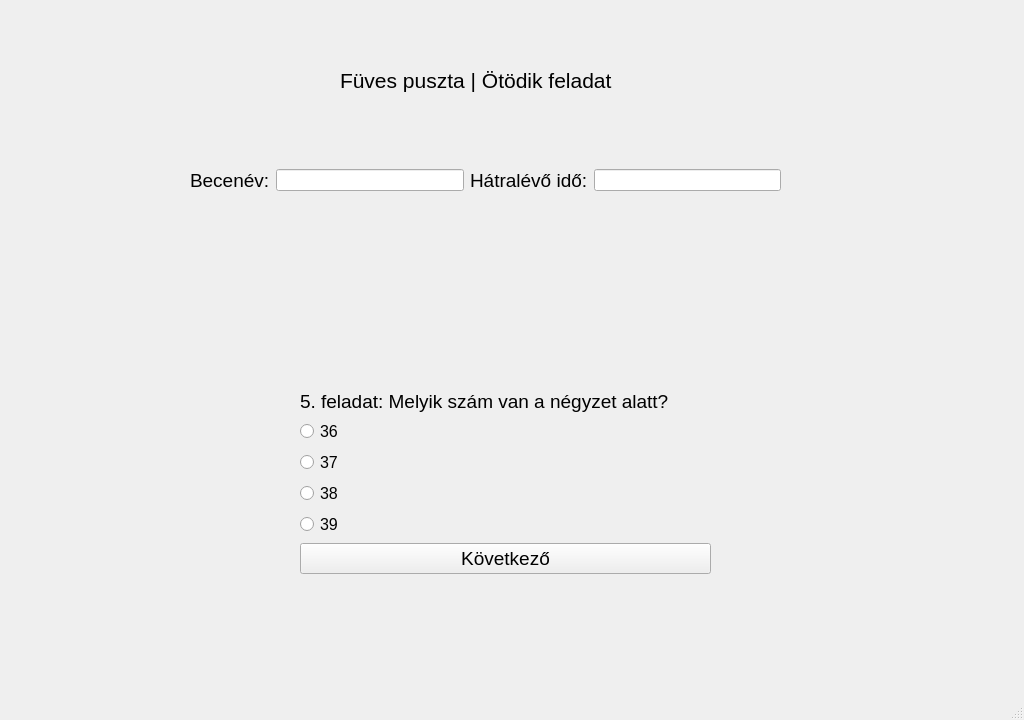
<?xml version="1.0" encoding="UTF-8"?>
<ui version="4.0">
 <class>ques1</class>
 <widget class="QMainWindow" name="ques1">
  <property name="geometry">
   <rect>
    <x>0</x>
    <y>0</y>
    <width>1024</width>
    <height>720</height>
   </rect>
  </property>
  <property name="windowTitle">
   <string>Játékos matematikai gyakorlóprogram</string>
  </property>
  <widget class="QWidget" name="centralwidget">
   <widget class="QLabel" name="label">
    <property name="geometry">
     <rect>
      <x>0</x>
      <y>-10</y>
      <width>1024</width>
      <height>720</height>
     </rect>
    </property>
    <property name="text">
     <string/>
    </property>
    <property name="pixmap">
     <pixmap>../szakdoga hátterek/1096729-video-games-grass-sky-field-pixels-horizon-cloud-grassland-pasture-flock-meadow-plain-prairie-natural-environment-computer-wallpaper-ecosystem.png</pixmap>
    </property>
    <property name="scaledContents">
     <bool>true</bool>
    </property>
   </widget>
   <widget class="QLabel" name="label_4">
    <property name="geometry">
     <rect>
      <x>340</x>
      <y>60</y>
      <width>311</width>
      <height>41</height>
     </rect>
    </property>
    <property name="sizePolicy">
     <sizepolicy hsizetype="Expanding" vsizetype="Preferred">
      <horstretch>0</horstretch>
      <verstretch>0</verstretch>
     </sizepolicy>
    </property>
    <property name="font">
     <font>
      <pointsize>16</pointsize>
     </font>
    </property>
    <property name="text">
     <string>Füves puszta | Ötödik feladat</string>
    </property>
   </widget>
   <widget class="QWidget" name="horizontalLayoutWidget">
    <property name="geometry">
     <rect>
      <x>190</x>
      <y>140</y>
      <width>591</width>
      <height>81</height>
     </rect>
    </property>
    <layout class="QHBoxLayout" name="horizontalLayout">
     <item>
      <widget class="QLabel" name="label_2">
       <property name="font">
        <font>
         <pointsize>14</pointsize>
        </font>
       </property>
       <property name="text">
        <string>Becenév:</string>
       </property>
      </widget>
     </item>
     <item>
      <widget class="QLineEdit" name="T1">
       <property name="sizePolicy">
        <sizepolicy hsizetype="Expanding" vsizetype="Fixed">
         <horstretch>0</horstretch>
         <verstretch>0</verstretch>
        </sizepolicy>
       </property>
      </widget>
     </item>
     <item>
      <widget class="QLabel" name="label_3">
       <property name="font">
        <font>
         <pointsize>14</pointsize>
        </font>
       </property>
       <property name="text">
        <string>Hátralévő idő:</string>
       </property>
      </widget>
     </item>
     <item>
      <widget class="QLineEdit" name="T2">
       <property name="sizePolicy">
        <sizepolicy hsizetype="Expanding" vsizetype="Fixed">
         <horstretch>0</horstretch>
         <verstretch>0</verstretch>
        </sizepolicy>
       </property>
      </widget>
     </item>
    </layout>
   </widget>
   <widget class="QWidget" name="formLayoutWidget">
    <property name="geometry">
     <rect>
      <x>300</x>
      <y>390</y>
      <width>411</width>
      <height>251</height>
     </rect>
    </property>
    <layout class="QFormLayout" name="formLayout">
     <property name="labelAlignment">
      <set>Qt::AlignLeading|Qt::AlignLeft|Qt::AlignTop</set>
     </property>
     <item row="2" column="0">
      <widget class="QRadioButton" name="R1">
       <property name="font">
        <font>
         <pointsize>12</pointsize>
        </font>
       </property>
       <property name="text">
        <string>36</string>
       </property>
      </widget>
     </item>
     <item row="3" column="0">
      <widget class="QRadioButton" name="R2">
       <property name="font">
        <font>
         <pointsize>12</pointsize>
        </font>
       </property>
       <property name="text">
        <string>37</string>
       </property>
      </widget>
     </item>
     <item row="4" column="0">
      <widget class="QRadioButton" name="R3">
       <property name="font">
        <font>
         <pointsize>12</pointsize>
        </font>
       </property>
       <property name="text">
        <string>38</string>
       </property>
      </widget>
     </item>
     <item row="5" column="0">
      <widget class="QRadioButton" name="R4">
       <property name="font">
        <font>
         <pointsize>12</pointsize>
        </font>
       </property>
       <property name="text">
        <string>39</string>
       </property>
      </widget>
     </item>
     <item row="6" column="0" colspan="2">
      <widget class="QPushButton" name="B1">
       <property name="font">
        <font>
         <pointsize>14</pointsize>
        </font>
       </property>
       <property name="text">
        <string>Következő</string>
       </property>
      </widget>
     </item>
     <item row="1" column="0">
      <widget class="QLabel" name="label_5">
       <property name="font">
        <font>
         <pointsize>14</pointsize>
        </font>
       </property>
       <property name="text">
        <string>5. feladat: Melyik szám van a négyzet alatt?</string>
       </property>
      </widget>
     </item>
    </layout>
   </widget>
   <widget class="QLabel" name="label_6">
    <property name="geometry">
     <rect>
      <x>440</x>
      <y>260</y>
      <width>131</width>
      <height>91</height>
     </rect>
    </property>
    <property name="text">
     <string/>
    </property>
    <property name="pixmap">
     <pixmap>../szakdoga hátterek/feladat képek/5. feladat képe.png</pixmap>
    </property>
    <property name="scaledContents">
     <bool>true</bool>
    </property>
   </widget>
  </widget>
  <widget class="QMenuBar" name="menubar">
   <property name="geometry">
    <rect>
     <x>0</x>
     <y>0</y>
     <width>1024</width>
     <height>21</height>
    </rect>
   </property>
  </widget>
  <widget class="QStatusBar" name="statusbar"/>
 </widget>
 <resources/>
 <connections/>
</ui>
